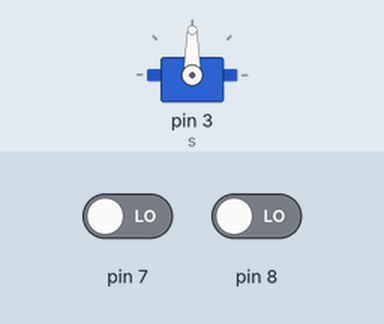
Bench run of a sketch on a simulated Arduino Uno, built with avr-gcc and run on an emulated ATmega328P. Shown: servo. The test bench sets the inputs (shaded band); at power-on: pin 7 LOW, pin 8 LOW.

Above: at 1.2 s.
1.3 s: pin 7 driven HIGH
At 2.5 s:
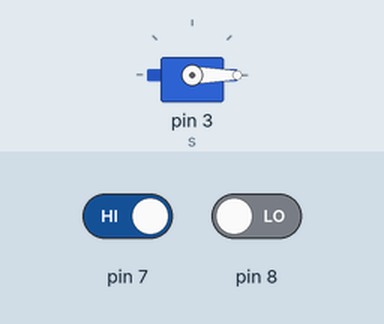
2.8 s: pin 7 driven LOW
At 3.8 s:
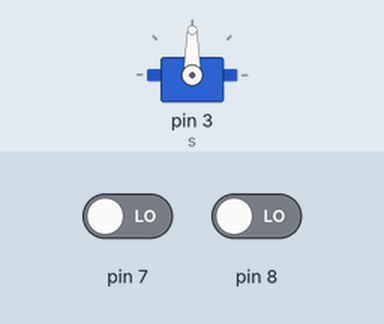
4.3 s: pin 8 driven HIGH
At 4.9 s:
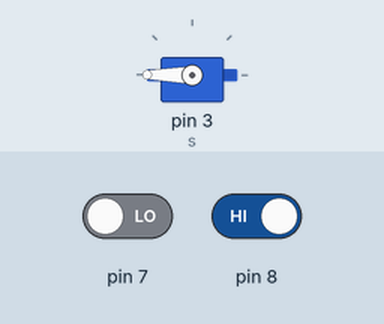
5.8 s: pin 8 driven LOW
At 6.1 s:
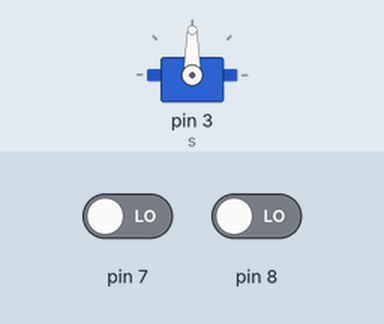
Timing chart, 0 to 8.3 s (numbered marks = the images above; inputs shaded):
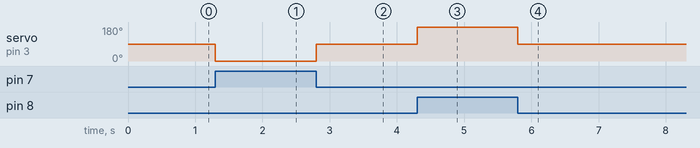

Measured:
- after the input at 1.3 s, servo on pin 3 (s): 90° → 0° at once
- after the input at 2.8 s, servo on pin 3 (s): 0° → 90° at once
- after the input at 4.3 s, servo on pin 3 (s): 90° → 180° at once
- after the input at 5.8 s, servo on pin 3 (s): 180° → 90° at once

The sketch:

19-12-26servo_for.ino
```cpp
#include <Servo.h>

Servo s;
void setup() {
  s.attach(3);
  pinMode(7,INPUT);
  pinMode(8,INPUT);
  /*pinMode(11,OUTPUT);
  pinMode(10,OUTPUT);
  pinMode(9,OUTPUT);*/
}

void loop() {
  if(digitalRead(7) == HIGH)
  {
    s.write(0);
  }
  else if(digitalRead(8) == HIGH)
  {
    s.write(180);
  }
  else
  {
    s.write(90);
  }
  /*for(int i=0;i<=255;i++)
  {
    analogWrite(11,i);
    delay(1);
  }
  for(int i=255;i>=0;i--)
  {
    analogWrite(11,i);
    delay(1);
  }
  for(int i=0;i<=255;i++)
  {
    analogWrite(9,i);
    delay(1);
  }
  for(int i=255;i>=0;i--)
  {
    analogWrite(9,i);
    delay(1);
  }
 for(int i=0;i<=255;i++)
  {
    analogWrite(10,i);
    delay(1);
  }
  for(int i=255;i>=0;i--)
  {
    analogWrite(10,i);
    delay(1);
  }*/
}
```
